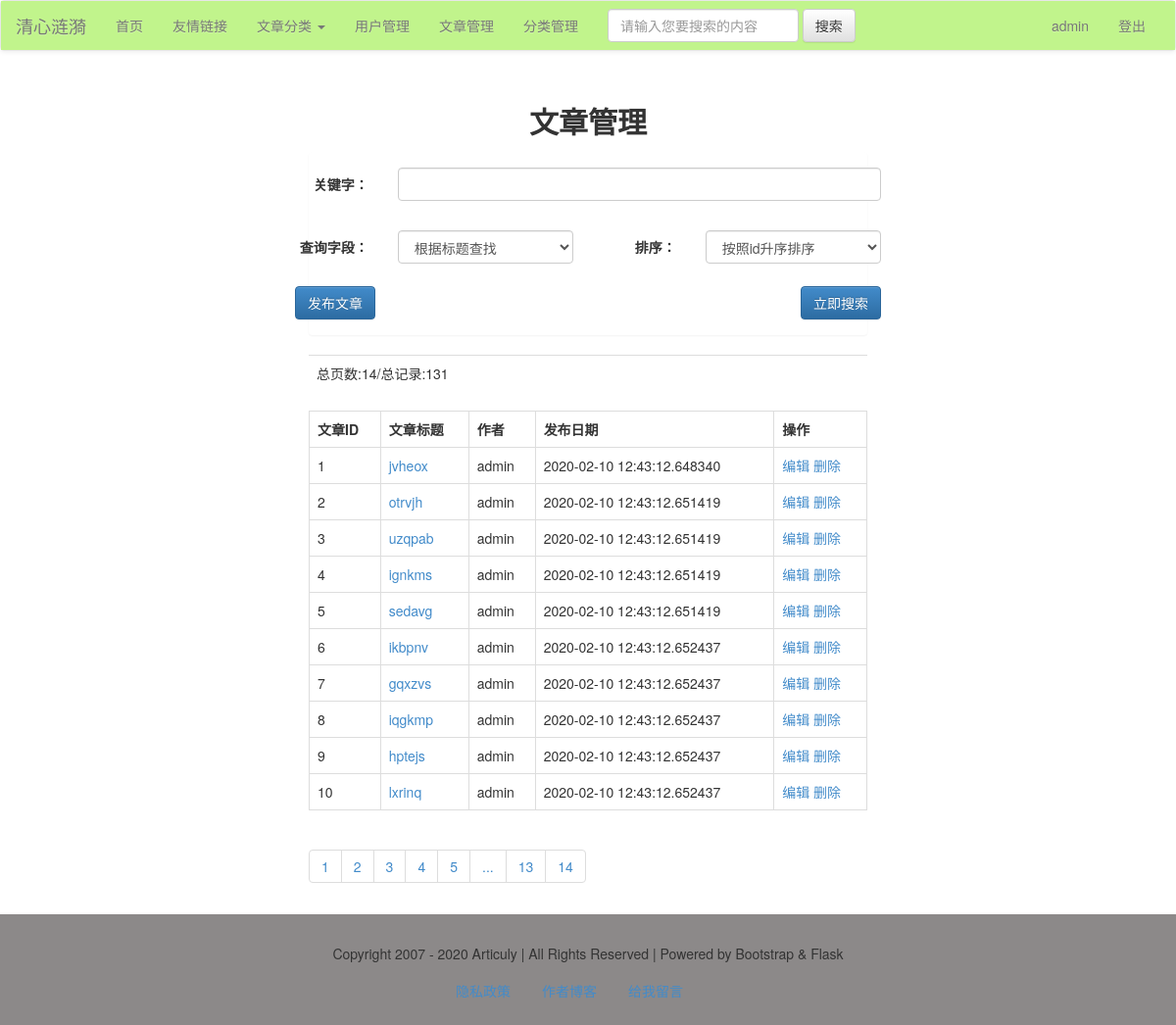
The page /article/list (signed in) on the database as committed earlier.
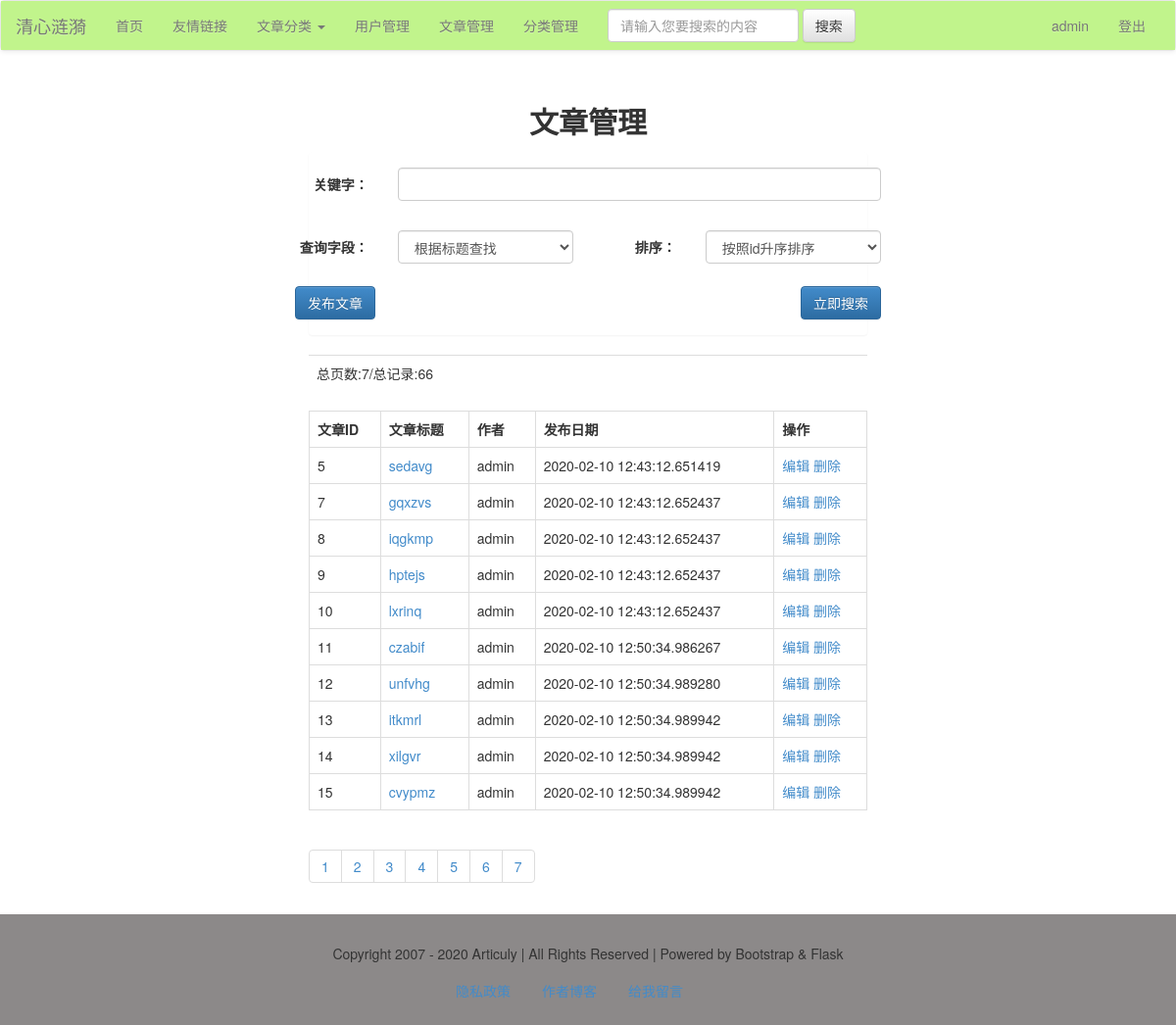
The same page on the database as committed later.
### models.py (models this page shows)
class Article(db.Model):
    id = db.Column(db.Integer, primary_key=True)
    title = db.Column(db.String)
    intro = db.Column(db.String)
    author = db.Column(db.String)
    content = db.Column(db.Text)
    pubdate = db.Column(db.DateTime, default=datetime.now)
    cate_id = db.Column(db.Integer, db.ForeignKey('category.cate_id'))

### views/articles.py (the view)
@article_app.route("/list/<int:page>", methods=['get', 'post'])
@article_app.route("/list", defaults={"page": 1}, methods=['get', 'post'])
@login_required
def list(page):
    if request.method == 'POST':
        q = request.form['q']
        condition = {request.form['field']: q}
        if request.form['field'] == 'title':
            condition = Article.title.like('%%%s%%' % q)
        else:
            condition = Article.content.like('%%%s%%' % q)
        if request.form['order'] == '1':
            order = Article.id.asc()
        else:
            order = Article.id.desc()
        res = Article.query.filter(condition).order_by(order).paginate(page, 10)
    else:
        res = Article.query.paginate(page, 10)
    articles = res.items
    pageList = res.iter_pages()
    total = res.total
    pages = res.pages
    return render_template("article/article_list.html", articles=articles, pageList=pageList, total=total, pages=pages)

### app.py (called while the page is built)
@app.context_processor
def account():
    username = session.get('user')
    return {'username': username}

@app.context_processor
def getCateList():
    cates = Category.query.all()
    return {'cates': cates}

### libs.py (called while the page is built)
def login_required(func):
    @wraps(func)
    def decorator_nest(*args, **kwargs):
        if not 'user' in session:
            return redirect(url_for('login'))
        else:
            print(func)
            return func(*args, **kwargs)
    return decorator_nest

### templates/article/article_list.html (shortened to what the changed rows need)
{% extends "base.html" %}
{% block content %}
    <div class="container-fluid">
        <div class="row">
            <div class="main col-lg-6 col-lg-offset-3 col-md-8 col-md-offset-2 col-sm-10 col-sm-offset-1 col-xs-12">
                <h2 class="text-center"><b>文章管理</b></h2>
                <table class="table">
                    <tr>
                        <td>总页数:{{ pages }}/总记录:{{ total }}</td>
                    </tr>
                </table>
                <table class="table table-bordered">
                    <tr>
                        <th>文章ID</th>
                        <th>文章标题</th>
                        <th>作者</th>
                        <th>发布日期</th>
                        <th>操作</th>
                    </tr>
                    {% for article in articles %}
                        <tr>
                            <td>{{ article.id }}</td>
                            <td>
                                <a href="{{ url_for("article_app.view", article_id=article.id) }}">{{ article.title }}</a>
                            </td>
                            <td>{{ article.author }}</td>
                            <td>{{ article.pubdate }}</td>
                            <td>
                                <a href="{{ url_for("article_app.edit", article_id=article.id) }}">编辑</a>
                                <a href="{{ url_for("article_app.delete", article_id=article.id) }}">删除</a>
                            </td>
                        </tr>
                    {% endfor %}
                </table>
                <ul class="pagination">
                    {% for page in pageList %}
                        {% if page!=None %}
                            <li><a href="{{ url_for("article_app.list", page=page) }}">{{ page }}</a></li>
                        {% else %}
                            <li><a href="#">...</a></li>
                        {% endif %}
                    {% endfor %}
                </ul>
            </div>
        </div>
    </div>
{% endblock %}

Rows that differ between the two databases and show on the page:
removed Article: id "1", title "jvheox", author "admin", pubdate "2020-02-10 12:43:12.648340"
removed Article: id "2", title "otrvjh", author "admin", pubdate "2020-02-10 12:43:12.651419"
removed Article: id "3", title "uzqpab", author "admin", pubdate "2020-02-10 12:43:12.651419"
removed Article: id "4", title "ignkms", author "admin", pubdate "2020-02-10 12:43:12.651419"
removed Article: id "6", title "ikbpnv", author "admin", pubdate "2020-02-10 12:43:12.652437"
now on this page (row unchanged): Article: id "11", title "czabif", author "admin", pubdate "2020-02-10 12:50:34.986267"
now on this page (row unchanged): Article: id "12", title "unfvhg", author "admin", pubdate "2020-02-10 12:50:34.989280"
now on this page (row unchanged): Article: id "13", title "itkmrl", author "admin", pubdate "2020-02-10 12:50:34.989942"
now on this page (row unchanged): Article: id "14", title "xilgvr", author "admin", pubdate "2020-02-10 12:50:34.989942"
now on this page (row unchanged): Article: id "15", title "cvypmz", author "admin", pubdate "2020-02-10 12:50:34.989942"
Other text that changed with them:
{{ pages }}: "14" → "7"
{{ total }}: "131" → "66"
new list line: "6"
new list line: "7"
list line gone: "13"
list line gone: "14"
